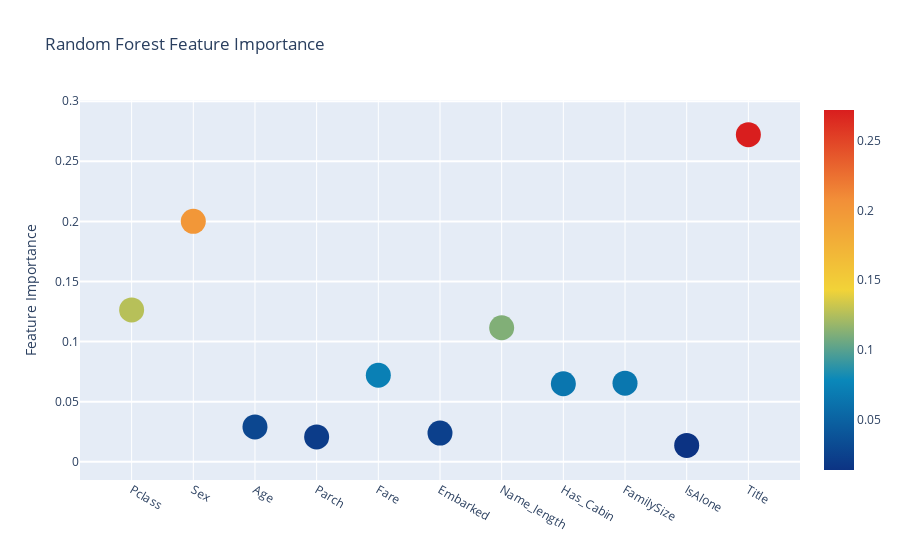
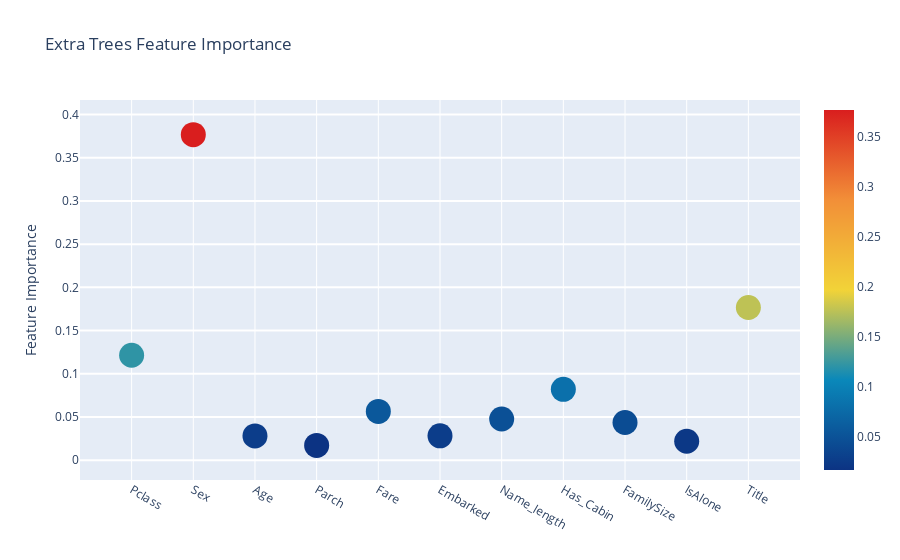
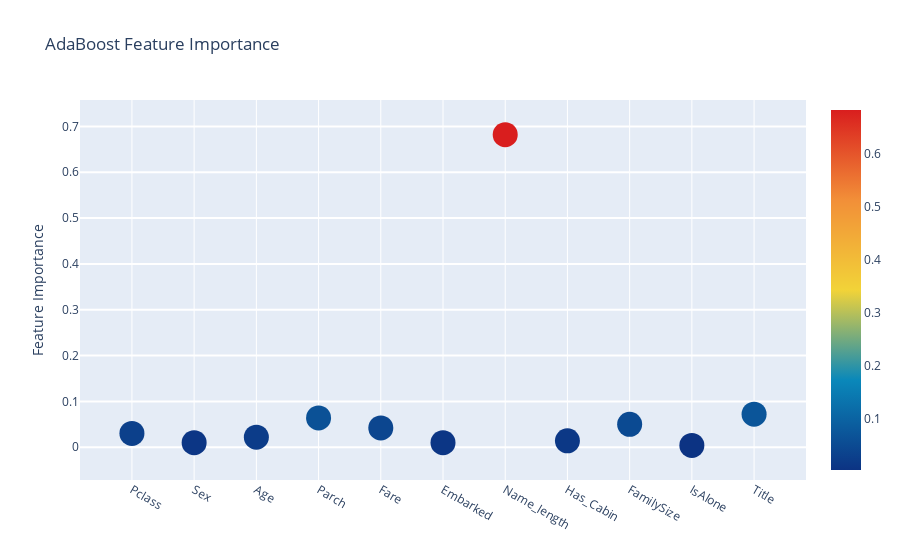
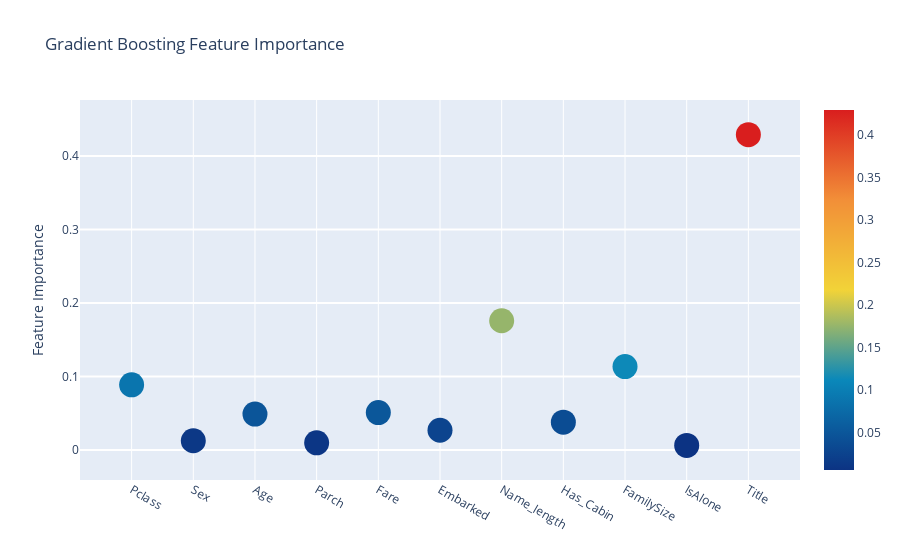

Notebook cell for these charts, in order:
### Code cell
# Scatter plot
trace = go.Scatter(
    y = feature_dataframe['Random Forest feature importances'].values,
    x = feature_dataframe['features'].values,
    mode='markers',
    marker=dict(
        sizemode = 'diameter',
        sizeref = 1,
        size = 25,
#       size= feature_dataframe['AdaBoost feature importances'].values,
        #color = np.random.randn(500), #set color equal to a variable
        color = feature_dataframe['Random Forest feature importances'].values,
        colorscale='Portland',
        showscale=True
    ),
    text = feature_dataframe['features'].values
)
data = [trace]

layout= go.Layout(
    autosize= True,
    title= 'Random Forest Feature Importance',
    hovermode= 'closest',
#     xaxis= dict(
#         title= 'Pop',
#         ticklen= 5,
#         zeroline= False,
#         gridwidth= 2,
#     ),
    yaxis=dict(
        title= 'Feature Importance',
        ticklen= 5,
        gridwidth= 2
    ),
    showlegend= False
)
fig = go.Figure(data=data, layout=layout)
py.iplot(fig,filename='scatter2010')

# Scatter plot 
trace = go.Scatter(
    y = feature_dataframe['Extra Trees  feature importances'].values,
    x = feature_dataframe['features'].values,
    mode='markers',
    marker=dict(
        sizemode = 'diameter',
        sizeref = 1,
        size = 25,
#       size= feature_dataframe['AdaBoost feature importances'].values,
        #color = np.random.randn(500), #set color equal to a variable
        color = feature_dataframe['Extra Trees  feature importances'].values,
        colorscale='Portland',
        showscale=True
    ),
    text = feature_dataframe['features'].values
)
data = [trace]

layout= go.Layout(
    autosize= True,
    title= 'Extra Trees Feature Importance',
    hovermode= 'closest',
#     xaxis= dict(
#         title= 'Pop',
#         ticklen= 5,
#         zeroline= False,
#         gridwidth= 2,
#     ),
    yaxis=dict(
        title= 'Feature Importance',
        ticklen= 5,
        gridwidth= 2
    ),
    showlegend= False
)
fig = go.Figure(data=data, layout=layout)
py.iplot(fig,filename='scatter2010')

# Scatter plot 
trace = go.Scatter(
    y = feature_dataframe['AdaBoost feature importances'].values,
    x = feature_dataframe['features'].values,
    mode='markers',
    marker=dict(
        sizemode = 'diameter',
        sizeref = 1,
        size = 25,
#       size= feature_dataframe['AdaBoost feature importances'].values,
        #color = np.random.randn(500), #set color equal to a variable
        color = feature_dataframe['AdaBoost feature importances'].values,
        colorscale='Portland',
        showscale=True
    ),
    text = feature_dataframe['features'].values
)
data = [trace]

layout= go.Layout(
    autosize= True,
    title= 'AdaBoost Feature Importance',
    hovermode= 'closest',
#     xaxis= dict(
#         title= 'Pop',
#         ticklen= 5,
#         zeroline= False,
#         gridwidth= 2,
#     ),
    yaxis=dict(
        title= 'Feature Importance',
        ticklen= 5,
        gridwidth= 2
    ),
    showlegend= False
)
fig = go.Figure(data=data, layout=layout)
py.iplot(fig,filename='scatter2010')

# Scatter plot 
trace = go.Scatter(
    y = feature_dataframe['Gradient Boost feature importances'].values,
    x = feature_dataframe['features'].values,
    mode='markers',
    marker=dict(
        sizemode = 'diameter',
        sizeref = 1,
        size = 25,
#       size= feature_dataframe['AdaBoost feature importances'].values,
        #color = np.random.randn(500), #set color equal to a variable
        color = feature_dataframe['Gradient Boost feature importances'].values,
        colorscale='Portland',
        showscale=True
    ),
    text = feature_dataframe['features'].values
)
data = [trace]

layout= go.Layout(
    autosize= True,
    title= 'Gradient Boosting Feature Importance',
    hovermode= 'closest',
#     xaxis= dict(
#         title= 'Pop',
#         ticklen= 5,
#         zeroline= False,
#         gridwidth= 2,
#     ),
    yaxis=dict(
        title= 'Feature Importance',
        ticklen= 5,
        gridwidth= 2
    ),
    showlegend= False
)
fig = go.Figure(data=data, layout=layout)
py.iplot(fig,filename='scatter2010')

### Figure 1 — Plotly figure (JSON) as saved in the notebook; plotly's stock layout.template omitted (floating-point values rounded to 4 significant figures)
{"data": [{"marker": {"color": [0.1264, 0.2, 0.02905, 0.02074, 0.07203, 0.02396, 0.1115, 0.06498, 0.06543, 0.0137, 0.2722], "colorscale": [[0, "rgb(12,51,131)"], [0.25, "rgb(10,136,186)"], [0.5, "rgb(242,211,56)"], [0.75, "rgb(242,143,56)"], [1, "rgb(217,30,30)"]], "showscale": true, "size": 25, "sizemode": "diameter", "sizeref": 1}, "mode": "markers", "text": ["Pclass", "Sex", "Age", "Parch", "Fare", "Embarked", "Name_length", "Has_Cabin", "FamilySize", "IsAlone", "Title"], "type": "scatter", "x": ["Pclass", "Sex", "Age", "Parch", "Fare", "Embarked", "Name_length", "Has_Cabin", "FamilySize", "IsAlone", "Title"], "y": [0.1264, 0.2, 0.02905, 0.02074, 0.07203, 0.02396, 0.1115, 0.06498, 0.06543, 0.0137, 0.2722]}], "layout": {"autosize": true, "hovermode": "closest", "showlegend": false, "title": {"text": "Random Forest Feature Importance"}, "yaxis": {"gridwidth": 2, "ticklen": 5, "title": {"text": "Feature Importance"}}}}

### Figure 2 — Plotly figure (JSON) as saved in the notebook; plotly's stock layout.template omitted (floating-point values rounded to 4 significant figures)
{"data": [{"marker": {"color": [0.1215, 0.3768, 0.02808, 0.01715, 0.05641, 0.02822, 0.04769, 0.08199, 0.04363, 0.02192, 0.1767], "colorscale": [[0, "rgb(12,51,131)"], [0.25, "rgb(10,136,186)"], [0.5, "rgb(242,211,56)"], [0.75, "rgb(242,143,56)"], [1, "rgb(217,30,30)"]], "showscale": true, "size": 25, "sizemode": "diameter", "sizeref": 1}, "mode": "markers", "text": ["Pclass", "Sex", "Age", "Parch", "Fare", "Embarked", "Name_length", "Has_Cabin", "FamilySize", "IsAlone", "Title"], "type": "scatter", "x": ["Pclass", "Sex", "Age", "Parch", "Fare", "Embarked", "Name_length", "Has_Cabin", "FamilySize", "IsAlone", "Title"], "y": [0.1215, 0.3768, 0.02808, 0.01715, 0.05641, 0.02822, 0.04769, 0.08199, 0.04363, 0.02192, 0.1767]}], "layout": {"autosize": true, "hovermode": "closest", "showlegend": false, "title": {"text": "Extra Trees Feature Importance"}, "yaxis": {"gridwidth": 2, "ticklen": 5, "title": {"text": "Feature Importance"}}}}

### Figure 3 — Plotly figure (JSON) as saved in the notebook; plotly's stock layout.template omitted (floating-point values rounded to 4 significant figures)
{"data": [{"marker": {"color": [0.03, 0.01, 0.022, 0.064, 0.042, 0.01, 0.682, 0.014, 0.05, 0.004, 0.072], "colorscale": [[0, "rgb(12,51,131)"], [0.25, "rgb(10,136,186)"], [0.5, "rgb(242,211,56)"], [0.75, "rgb(242,143,56)"], [1, "rgb(217,30,30)"]], "showscale": true, "size": 25, "sizemode": "diameter", "sizeref": 1}, "mode": "markers", "text": ["Pclass", "Sex", "Age", "Parch", "Fare", "Embarked", "Name_length", "Has_Cabin", "FamilySize", "IsAlone", "Title"], "type": "scatter", "x": ["Pclass", "Sex", "Age", "Parch", "Fare", "Embarked", "Name_length", "Has_Cabin", "FamilySize", "IsAlone", "Title"], "y": [0.03, 0.01, 0.022, 0.064, 0.042, 0.01, 0.682, 0.014, 0.05, 0.004, 0.072]}], "layout": {"autosize": true, "hovermode": "closest", "showlegend": false, "title": {"text": "AdaBoost Feature Importance"}, "yaxis": {"gridwidth": 2, "ticklen": 5, "title": {"text": "Feature Importance"}}}}

### Figure 4 — Plotly figure (JSON) as saved in the notebook; plotly's stock layout.template omitted (floating-point values rounded to 4 significant figures)
{"data": [{"marker": {"color": [0.08868, 0.01254, 0.04882, 0.009655, 0.05086, 0.02679, 0.1759, 0.03783, 0.1135, 0.006245, 0.4292], "colorscale": [[0, "rgb(12,51,131)"], [0.25, "rgb(10,136,186)"], [0.5, "rgb(242,211,56)"], [0.75, "rgb(242,143,56)"], [1, "rgb(217,30,30)"]], "showscale": true, "size": 25, "sizemode": "diameter", "sizeref": 1}, "mode": "markers", "text": ["Pclass", "Sex", "Age", "Parch", "Fare", "Embarked", "Name_length", "Has_Cabin", "FamilySize", "IsAlone", "Title"], "type": "scatter", "x": ["Pclass", "Sex", "Age", "Parch", "Fare", "Embarked", "Name_length", "Has_Cabin", "FamilySize", "IsAlone", "Title"], "y": [0.08868, 0.01254, 0.04882, 0.009655, 0.05086, 0.02679, 0.1759, 0.03783, 0.1135, 0.006245, 0.4292]}], "layout": {"autosize": true, "hovermode": "closest", "showlegend": false, "title": {"text": "Gradient Boosting Feature Importance"}, "yaxis": {"gridwidth": 2, "ticklen": 5, "title": {"text": "Feature Importance"}}}}
